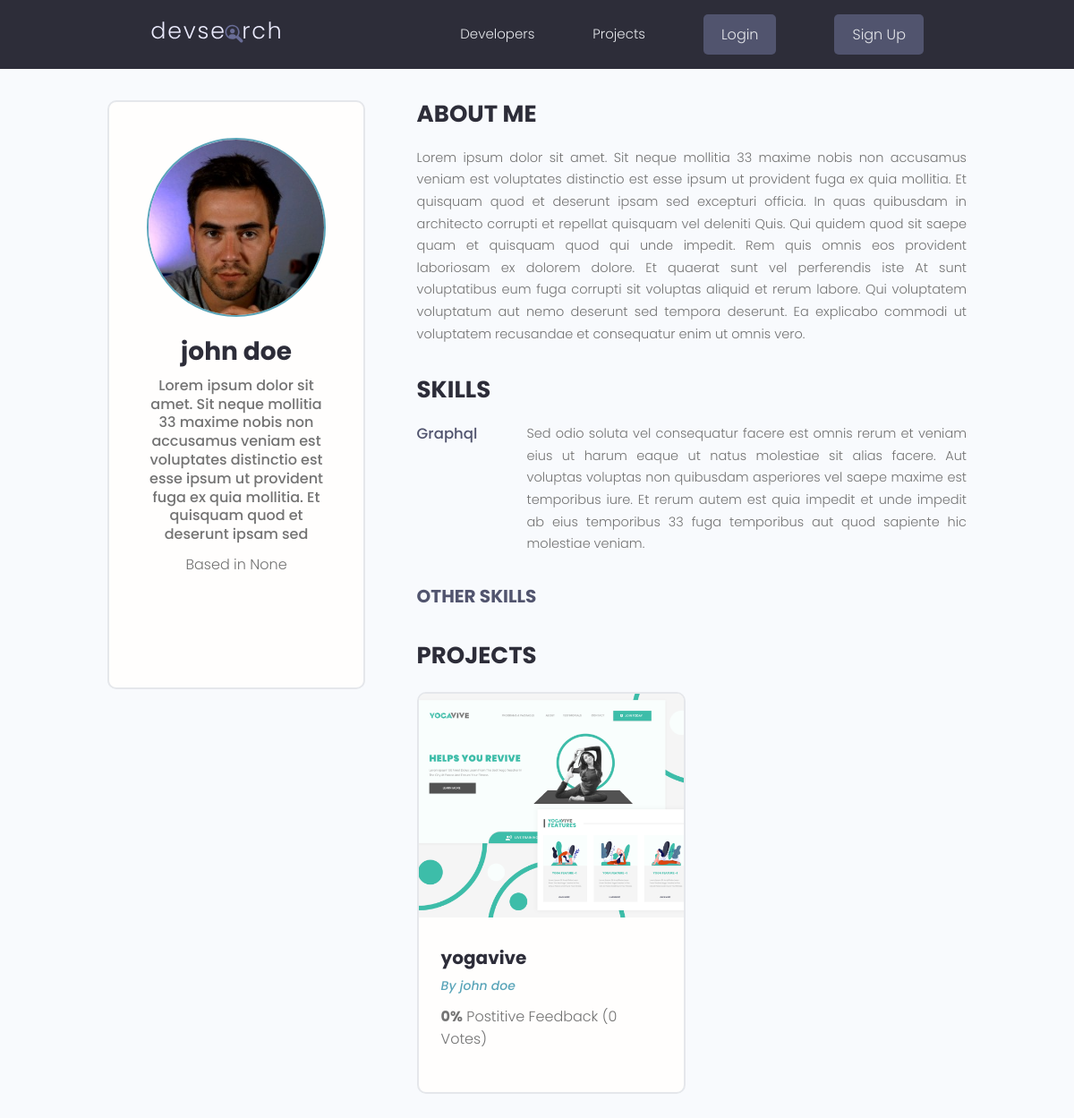
The page /profile/1e8e0196-5b1d-42da-9db8-a0c894650fec/ on the database its author committed.
### users/models.py (models this page shows, shortened)
class Profile(models.Model):
    id = models.UUIDField(default=uuid.uuid4, unique=True, primary_key=True, editable=False)
    user = models.OneToOneField(User, on_delete=models.CASCADE)
    name = models.CharField(max_length=200)
    email = models.EmailField(max_length=500)
    username = models.CharField(max_length=200)
    location = models.CharField(max_length=200, blank=True, null=True)
    short_intro = models.CharField(max_length=200, blank=True, null=True)
    bio = models.TextField(blank=True, null=True)
    profile_image = models.ImageField(null=True, blank=True, upload_to='profiles/', default="profiles/user-default.png")
    social_github = models.CharField(max_length=200, blank=True, null=True)
    social_twitter = models.CharField(max_length=200, blank=True, null=True)
    social_linkedin = models.CharField(max_length=200, blank=True, null=True)
    social_youtube = models.CharField(max_length=200, blank=True, null=True)
    social_website = models.CharField(max_length=200, blank=True, null=True)
    created = models.DateTimeField(auto_now_add=True)

class Skill(models.Model):
    id = models.UUIDField(default=uuid.uuid4, unique=True, primary_key=True, editable=False)
    owner = models.ForeignKey(Profile, on_delete=models.CASCADE, null=True)
    name = models.CharField(max_length=200, blank=True, null=True)
    description = models.TextField(null=True, blank=True)
    created = models.DateTimeField(auto_now_add=True)

### projects/models.py (models this page shows, shortened)
class Project(models.Model):
    id = models.UUIDField(default=uuid.uuid4, unique=True, primary_key=True, editable=False)
    owner = models.ForeignKey(
        Profile, on_delete=models.CASCADE, related_name='projects')
    title = models.CharField(max_length=200)
    description = models.TextField(null=True, blank=True)
    featured_image = models.ImageField(
        null=True, blank=True, default="default.jpg")
    demo_link = models.CharField(max_length=2000, null=True, blank=True)
    source_link = models.CharField(max_length=2000, null=True, blank=True)
    tags = models.ManyToManyField('Tag', blank=True)
    vote_total = models.IntegerField(default=0, null=True, blank=True)
    vote_ratio = models.IntegerField(default=0, null=True, blank=True)
    created = models.DateTimeField(auto_now_add=True)

### users/views.py (the view)
# urls.py: path('profile/<str:pk>/', views.user_profile, name="user-profile"),
def user_profile(request, pk):
    profile = Profile.objects.get(pk=pk)
    other_skills = profile.skill_set.filter(description = "") # Get all skills that have no description
    top_skills = profile.skill_set.exclude(description__exact="") # Get all skills that have a description
    return render(request, 'users/user-profile.html', {"profile": profile, "other_skills": other_skills, "top_skills": top_skills})

### users/templates/users/user-profile.html (shortened to what this page needs)
{% extends 'base.html' %}
{% block content %}
<main class="profile my-md">
    <div class="container">
        <div class="layout">
            <div class="column column--1of3">
                <div class="card text-center">
                    <div class="card__body dev">
                        <img class="avatar avatar--xl" src="{{ profile.profile_image.url }}" />
                        <h2 class="dev__name">{{profile.name}}</h2>
                        <p class="dev__title">{{profile.short_intro}}</p>
                        <p class="dev__location">Based in {{profile.location}}</p>
                        <ul class="dev__social">
                        </ul>
                    </div>
                </div>
            </div>
            <div class="column column--2of3">
                <div class="devInfo">
                    <h3 class="devInfo__title">About Me</h3>
                    <p class="devInfo__about">{{profile.bio}}</p>
                </div>
                <div class="devInfo">
                    <h3 class="devInfo__title">Skills</h3>
                    <div class="devInfo__skills">
                        {% for skill in top_skills %}
                        <div class="devSkill">
                            <h4 class="devSkill__title">{{skill.name}}</h4>
                            <p class="devSkill__info">{{skill.description}}</p>
                        </div>
                        {% endfor %}
                        <h3 class="devInfo__subtitle">Other Skills</h3>
                    </div>
                </div>
                <div class="devInfo">
                    <h3 class="devInfo__title">Projects</h3>
                    <div class="grid grid--two">
                        {% for project in profile.projects.all %}
                        <div class="column">
                            <div class="card project">
                                <a href="{% url 'project' project.id %}" class="project">
                                    <img class="project__thumbnail" src="{{project.featured_image.url}}"
                                        alt="project thumbnail" />
                                    <div class="card__body">
                                        <h3 class="project__title">{{project.title}}</h3>
                                        <p><a class="project__author"
                                                href="{% url 'user-profile' project.owner.id %}">By
                                                {{project.owner.name}}</a>
                                        </p>
                                        <p class="project--rating">
                                            <span style="font-weight: bold;">{{project.vote_ratio}}%</span> Postitive
                                            Feedback ({{project.vote_total}} Vote{{project.vote_total|pluralize:"s"}})
                                        </p>
                                    </div>
                                </a>
                            </div>
                        </div>
                        {% endfor %}
                    </div>
                </div>
            </div>
        </div>
    </div>
</main>
{% endblock content %}

### static/styles/app.css (style rules this page uses)
:root { --color-sub: #2d2d39; }
.card { border: 2px solid var(--color-light); }
img { width: 100%; }
.profile .card > .dev { padding: 4rem; }
.dev__name { color: var(--color-sub); font-size: 2.8rem; font-weight: 700; margin-top: 1rem; margin-bottom: 0.5rem; }
.dev__title { font-size: 1.6rem; font-weight: 500; line-height: 1.3; }
.dev__location { margin-top: 1rem; }
.dev__social { margin: 3rem 0; list-style: none; display: flex; justify-content: center; gap: 1.5rem; }
.devInfo { margin-bottom: 3rem; }
.devInfo__title, .devInfo__subtitle { font-size: 2.6rem; color: var(--color-sub); text-transform: uppercase; font-weight: 700; margin-bottom: 1.5rem; }
.devInfo__subtitle { font-size: 2rem; color: var(--color-sub-light); }
.devInfo__about, .devSkill__info { font-size: 1.45rem; line-height: 1.7; text-align: justify; }
.devSkill { margin-bottom: 3rem; }
.devSkill__title { font-size: 1.65rem; font-weight: 500; color: var(--color-sub-light); }
@media screen and (min-width: 700px) { .devSkill { display: flex; justify-content: space-between; gap: 3rem; } }
@media screen and (min-width: 700px) { .devSkill__info { flex-basis: 80%; } }
.project__author { font-size: 1.4rem; font-style: italic; }
.project--rating { margin-bottom: 1.6em; margin-top: .5em; }
.project__thumbnail { height: 25rem; object-fit: cover; object-position: top center; }
.project__title { font-size: 2rem; font-weight: 700; color: var(--color-sub); }

### static/uikit/styles/modules/_variables.css (style rules this page uses)
:root { --color-main: #5aa5b9; --color-main-light: #e6faff; --color-sub: #3f4156; --color-sub-light: #51546e; --color-sub-lighter: #ededfd; --color-text: #737373; --color-gray: #8b8b8b; --color-light: #e5e7eb; --color-light-gray: #767676; --color-bg: #f8fafd; --color-white: #fffefd; --color-white-light: #f3f3f3; --color-success: #359e64; --color-success-bg: #def8e8; --color-error: #fc4b0b; --color-error-bg: #fff2ee; --font-base: 'Poppins', arial, helvetica, 'Segoe UI', roboto, ubuntu, sans-serif; --font-monospace: 'Fira Code', 'Courier New', courier, monospace; --font-regular: 300; --font-medium: 500; --font-bold: 700; --generic-shadow: 1px 1px 5px #00000010; --generic-transition: all 0.3s ease-in-out; }

### static/uikit/styles/modules/_base.css (style rules this page uses)
* { margin: 0; padding: 0; box-sizing: border-box; text-rendering: optimizeLegibility; color: inherit; font-size: inherit; }
html { font-size: 50%; }
@media only screen and (min-width: 480px) { html { font-size: 56.25%; } }
@media only screen and (min-width: 1200px) { html { font-size: 62.5%; } }
body { line-height: 1.6; font-weight: 400; font-size: 1.5rem; color: var(--color-text); background-color: var(--color-bg); min-height: 100vh; }

### static/uikit/styles/modules/_typography.css (style rules this page uses)
* { font-family: var(--font-base); }
h2 { font-size: 3.6rem; font-weight: var(--font-bold); }
h3 { font-size: 3.2rem; font-weight: var(--font-medium); }
h4 { font-size: 2.8rem; font-weight: var(--font-medium); }
p, span, strong { font-size: 1.6rem; color: var(--color-text); font-weight: var(--font-regular); }
a { padding-bottom: 2px; text-decoration: none; display: inline-block; color: var(--color-main); font-weight: var(--font-medium); }

### static/uikit/styles/modules/_utilities.css (style rules this page uses)
.container { width: 92%; max-width: 165rem; margin: 0 auto; box-sizing: border-box; }
@media screen and (min-width: 1000px) { .container { width: 90%; } }
@media screen and (min-width: 1200px) { .container { width: 80%; } }
.text-center { text-align: center; }
.my-md { margin: 3rem auto; }

### static/uikit/styles/modules/_avatar.css (style rules this page uses)
.avatar { border-radius: 50%; border: 2px solid var(--color-main); object-fit: cover; }
.avatar--xl { height: 20rem; width: 20rem; }

### static/uikit/styles/modules/_card.css (style rules this page uses)
.card { border-radius: 1rem; background-color: var(--color-white); border: 1.5px solid var(--color-light); width: auto; height: auto; margin-top: 0.5rem; margin-bottom: 0.5rem; overflow: hidden; }
.card__body, .card__header { padding: 2rem 2.5rem; }

### static/uikit/styles/modules/_grid.css (style rules this page uses)
.grid { display: flex; flex-wrap: wrap; justify-content: flex-start; align-items: stretch; }
.grid > .column { min-width: 28rem; margin-bottom: 2.5rem; }
.grid--two > .column { flex-basis: 100%; }
@media screen and (min-width: 800px) { .grid--two { margin-right: -2%; } }
@media screen and (min-width: 800px) { .grid--two > .column { margin-right: 2%; } }
@media screen and (min-width: 800px) { .grid--two > .column { flex-basis: 48%; } }

### static/uikit/styles/modules/_layout.css (style rules this page uses)
.layout { display: flex; flex-flow: row wrap; justify-content: space-between; }
.layout > .column { margin-bottom: 3rem; }
.layout > .column.column--1of3 { flex-basis: 30%; }
.layout > .column.column--2of3 { flex-basis: 64%; }

### rows shown on the page
Profile: profile_image (picture), name "john doe", short_intro "Lorem ipsum dolor sit amet. Sit neque mollitia 33 maxime nobis non accusamus veniam est voluptates distinctio est esse ipsum ut provident fuga ex quia mollitia. Et quisquam quod et deserunt ipsam sed", location "None", bio "Lorem ipsum dolor sit amet. Sit neque mollitia 33 maxime nobis non accusamus veniam est voluptates distinctio est esse ipsum ut provident fuga ex quia mollitia. Et quisquam quod et deserunt ipsam sed excepturi officia. In quas quibusdam in architecto corrupti et repellat quisquam vel deleniti Quis. Qui quidem quod sit saepe quam et quisquam quod qui unde impedit. Rem quis omnis eos provident laboriosam ex dolorem dolore. Et quaerat sunt vel perferendis iste At sunt voluptatibus eum fuga corrupti sit voluptas aliquid et rerum labore. Qui voluptatem voluptatum aut nemo deserunt sed tempora deserunt. Ea explicabo commodi ut voluptatem recusandae et consequatur enim ut omnis vero."
Skill: name "Graphql", description "Sed odio soluta vel consequatur facere est omnis rerum et veniam eius ut harum eaque ut natus molestiae sit alias facere. Aut voluptas voluptas non quibusdam asperiores vel saepe maxime est temporibus iure. Et rerum autem est quia impedit et unde impedit ab eius temporibus 33 fuga temporibus aut quod sapiente hic molestiae veniam."
Project: featured_image (picture), title "yogavive", owner.name "john doe", vote_ratio "0", vote_total "0"
